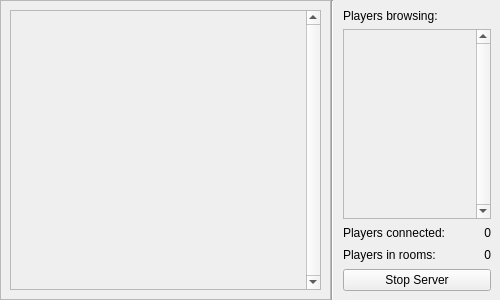
<?xml version="1.0" encoding="UTF-8"?>
<ui version="4.0">
 <class>Server</class>
 <widget class="QWidget" name="Server">
  <property name="geometry">
   <rect>
    <x>0</x>
    <y>0</y>
    <width>500</width>
    <height>300</height>
   </rect>
  </property>
  <property name="minimumSize">
   <size>
    <width>500</width>
    <height>300</height>
   </size>
  </property>
  <property name="windowTitle">
   <string>Form</string>
  </property>
  <layout class="QHBoxLayout" name="horizontalLayout" stretch="2,0,1">
   <property name="spacing">
    <number>0</number>
   </property>
   <property name="leftMargin">
    <number>0</number>
   </property>
   <property name="topMargin">
    <number>0</number>
   </property>
   <property name="rightMargin">
    <number>0</number>
   </property>
   <property name="bottomMargin">
    <number>0</number>
   </property>
   <item>
    <widget class="QFrame" name="frame_browser">
     <property name="frameShape">
      <enum>QFrame::StyledPanel</enum>
     </property>
     <property name="frameShadow">
      <enum>QFrame::Raised</enum>
     </property>
     <layout class="QVBoxLayout" name="_2">
      <item>
       <widget class="QScrollArea" name="scrollArea">
        <property name="verticalScrollBarPolicy">
         <enum>Qt::ScrollBarAlwaysOn</enum>
        </property>
        <property name="horizontalScrollBarPolicy">
         <enum>Qt::ScrollBarAlwaysOff</enum>
        </property>
        <property name="widgetResizable">
         <bool>true</bool>
        </property>
        <widget class="QWidget" name="scrollAreaWidgetContents">
         <property name="geometry">
          <rect>
           <x>0</x>
           <y>0</y>
           <width>292</width>
           <height>278</height>
          </rect>
         </property>
         <layout class="QVBoxLayout" name="verticalLayout">
          <property name="spacing">
           <number>0</number>
          </property>
          <item>
           <layout class="QVBoxLayout" name="layout_roomlist">
            <property name="spacing">
             <number>3</number>
            </property>
           </layout>
          </item>
          <item>
           <spacer name="verticalSpacer_2">
            <property name="orientation">
             <enum>Qt::Vertical</enum>
            </property>
            <property name="sizeHint" stdset="0">
             <size>
              <width>20</width>
              <height>40</height>
             </size>
            </property>
           </spacer>
          </item>
         </layout>
        </widget>
       </widget>
      </item>
     </layout>
    </widget>
   </item>
   <item>
    <widget class="Line" name="line">
     <property name="orientation">
      <enum>Qt::Vertical</enum>
     </property>
    </widget>
   </item>
   <item>
    <widget class="QFrame" name="frame_sidepanel">
     <property name="minimumSize">
      <size>
       <width>0</width>
       <height>0</height>
      </size>
     </property>
     <layout class="QGridLayout" name="gridLayout" columnstretch="1,0">
      <property name="leftMargin">
       <number>9</number>
      </property>
      <property name="topMargin">
       <number>9</number>
      </property>
      <property name="rightMargin">
       <number>9</number>
      </property>
      <property name="bottomMargin">
       <number>9</number>
      </property>
      <item row="2" column="0" colspan="2">
       <widget class="QLabel" name="label_3">
        <property name="text">
         <string>Players browsing:</string>
        </property>
       </widget>
      </item>
      <item row="6" column="1">
       <widget class="QLabel" name="label_player_count">
        <property name="minimumSize">
         <size>
          <width>30</width>
          <height>16</height>
         </size>
        </property>
        <property name="maximumSize">
         <size>
          <width>30</width>
          <height>16</height>
         </size>
        </property>
        <property name="text">
         <string>0</string>
        </property>
        <property name="alignment">
         <set>Qt::AlignRight|Qt::AlignTrailing|Qt::AlignVCenter</set>
        </property>
       </widget>
      </item>
      <item row="3" column="0" colspan="2">
       <widget class="QScrollArea" name="scrollArea_2">
        <property name="verticalScrollBarPolicy">
         <enum>Qt::ScrollBarAlwaysOn</enum>
        </property>
        <property name="horizontalScrollBarPolicy">
         <enum>Qt::ScrollBarAlwaysOff</enum>
        </property>
        <property name="widgetResizable">
         <bool>true</bool>
        </property>
        <widget class="QWidget" name="scrollAreaWidgetContents_3">
         <property name="geometry">
          <rect>
           <x>0</x>
           <y>0</y>
           <width>129</width>
           <height>184</height>
          </rect>
         </property>
         <layout class="QVBoxLayout" name="verticalLayout_3">
          <property name="spacing">
           <number>0</number>
          </property>
          <item>
           <layout class="QVBoxLayout" name="layout_playerlist">
            <property name="spacing">
             <number>3</number>
            </property>
           </layout>
          </item>
          <item>
           <spacer name="verticalSpacer_3">
            <property name="orientation">
             <enum>Qt::Vertical</enum>
            </property>
            <property name="sizeHint" stdset="0">
             <size>
              <width>20</width>
              <height>40</height>
             </size>
            </property>
           </spacer>
          </item>
         </layout>
        </widget>
       </widget>
      </item>
      <item row="9" column="0" colspan="2">
       <widget class="QPushButton" name="btn_stop">
        <property name="text">
         <string>Stop Server</string>
        </property>
       </widget>
      </item>
      <item row="7" column="1">
       <widget class="QLabel" name="label_players_in_rooms">
        <property name="minimumSize">
         <size>
          <width>30</width>
          <height>16</height>
         </size>
        </property>
        <property name="maximumSize">
         <size>
          <width>30</width>
          <height>16</height>
         </size>
        </property>
        <property name="text">
         <string>0</string>
        </property>
        <property name="alignment">
         <set>Qt::AlignRight|Qt::AlignTrailing|Qt::AlignVCenter</set>
        </property>
       </widget>
      </item>
      <item row="7" column="0">
       <widget class="QLabel" name="label_2">
        <property name="text">
         <string>Players in rooms:</string>
        </property>
       </widget>
      </item>
      <item row="6" column="0">
       <widget class="QLabel" name="label">
        <property name="text">
         <string>Players connected:</string>
        </property>
       </widget>
      </item>
     </layout>
    </widget>
   </item>
  </layout>
 </widget>
 <resources/>
 <connections/>
</ui>
